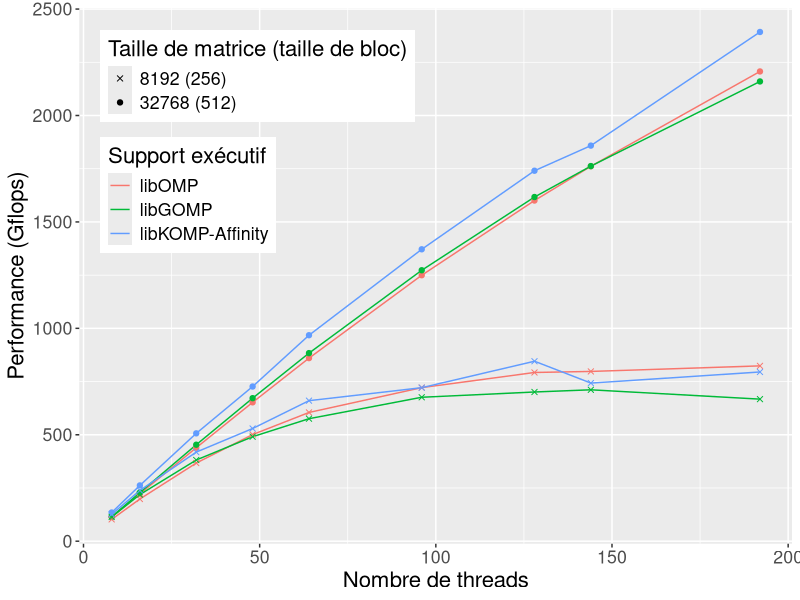
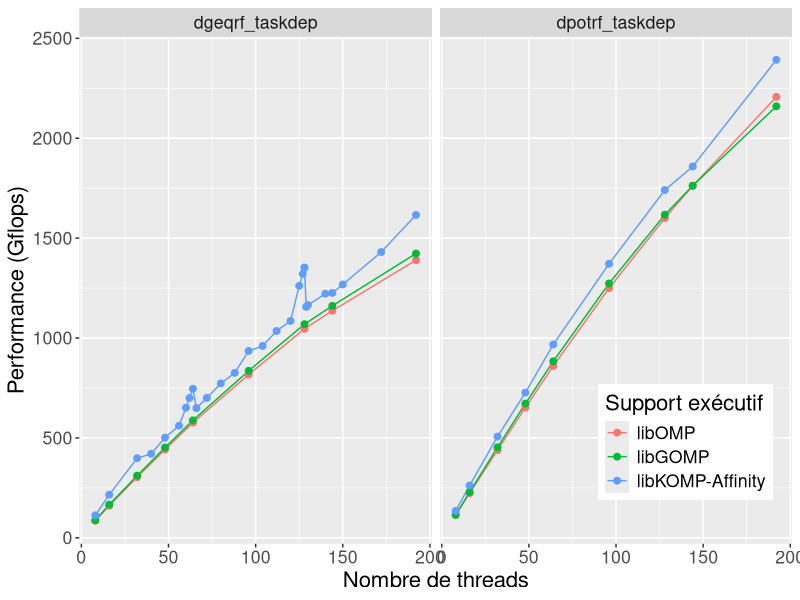

These figures' R source, in order:
library(ggplot2)
library(plyr)
library(lattice)
library(reshape)

wholeframe = read.table("./all_data.dat", header=TRUE)

pd = position_dodge(width=.1)
#melted = melt(framsum, id.vars=c("GFlops", "Progname", "WSselect", "WSpush", "Runtime", "Threads", "Std", "Nxp"))
#print(framsum)




pdf(paste("graph_all_cholesky_idchire.pdf", sep = ''), width = 10, height=6)


frame_all_cholesky = subset(wholeframe, (size == 8192 | size == 32768) & program == "dpotrf_taskdep")
myplot = ggplot(frame_all_cholesky, aes(x=threads, y = gflops))
myplot = myplot + geom_line(aes(color=runtime, group=interaction(size, runtime)))
myplot = myplot + geom_point(aes(shape=factor(size), color=runtime, group=interaction(size, runtime)))
myplot = myplot + guides(colour = guide_legend(override.aes = list(shape = NA)))
#myplot = myplot + guides(colour = guide_legend(title="Taille"))
#myplot = myplot + geom_errorbar(position=position_dodge(0.9), aes(color=runtime, ymin=gflops-(2*std/iterations), ymax=gflops+(2*std/iterations), width=.1))
#myplot = myplot + facet_wrap(~program, ncol=1)
myplot = myplot + ylab("Performance (Gflops)")
myplot = myplot + xlab("Nombre de threads")
#myplot = myplot + ggtitle("Performances de Cholesky sur 64 threads, N=8192")
myplot = myplot + theme(legend.position=c(.25, .75), text = element_text(size=16))
myplot = myplot + scale_colour_discrete(name="Support exécutif", labels=c("libOMP", "libGOMP", "libKOMP-Affinity"))
myplot = myplot + scale_shape_manual(name="Taille de matrice (taille de bloc)", values=c(4, 19), labels=c("8192 (256)", "32768 (512)"))
print(myplot)
dev.off()


frame_comp_threads=subset(wholeframe, size == 32768)

pdf(paste("graph_qr_cholesky_vs_threads.pdf", sep = ''), width = 10, height=6)

levels(frame_comp_threads$program) <- c("QR", "Cholesky")

myplot = ggplot(frame_comp_threads, aes(x=threads, y = gflops))
myplot = myplot + geom_line(aes(color=runtime))
#myplot = myplot + geom_errorbar(position=position_dodge(0.9), aes(color=interaction(WSselect, WSpush, Taskprio), ymin=GFlops-(2*Std/Nxp), ymax=GFlops+(2*Std/Nxp), width=.1))
myplot = myplot + facet_grid(~program, scales="free_y")
myplot = myplot + geom_point(size=2,aes(color=runtime), shape=19)
myplot = myplot + theme(legend.position=c(.85, .20), text = element_text(size=16))
myplot = myplot + scale_colour_discrete(name="Support exécutif", labels=c("libOMP", "libGOMP", "libKOMP-Affinity"))
myplot = myplot + ylab("Performance (Gflops)")
myplot = myplot + xlab("Nombre de threads")

print(myplot)
dev.off()
